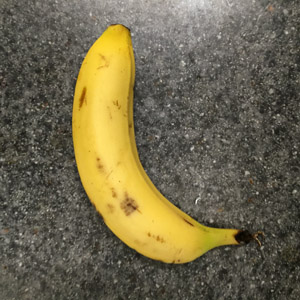
%> input picture Fruit Test Images/1.JPG, 300 x 300 px
$ octave --eval "result = SegFruit(imread('Fruit Test Images/1.JPG'));"   (GNU Octave 9; MATLAB toolbox functions it lacks are replaced by stand-ins)
%> lines starting %> are read from the running program, lines starting %| are printed output that depends on the picture
### rgb2hcm.m
function J=rgb2hcm(RGB)
if(size(RGB,3)==1)
    I=RGB;
else
    RGB64=imresize(RGB,[64 64]);
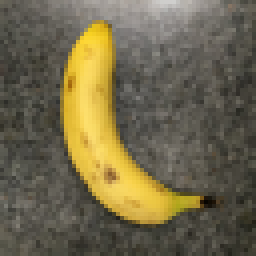
%> RGB64: size 64x64x3 double (shown 4 times larger); mean R, G, B 0.439, 0.406, 0.299
    k=fminsearch('StdMonochrome',[1 1],[ ],RGB64);
%> k = [64.94 -56.18]

    I=k(1)*RGB(:,:,1)+k(2)*RGB(:,:,3);
end
J=I-min(I(:));
J=J/max(J(:));
n=fix(size(J,1)/4);
%> n = 75
if (mean2(J(1:n,1:n))>0.3)
    J=1-J;
end
end

### StdMonochrome.m
function s=StdMonochrome(k,RGB)
I=k(1)*RGB(:,:,1)+k(2)*RGB(:,:,2)+RGB(:,:,3);
s=-std2(I)/(max(I(:))-min(I(:)));
end

### SegFruit.m
function [R,E,J]=SegFruit(I,p)
J=rgb2hcm(double(I)/256);
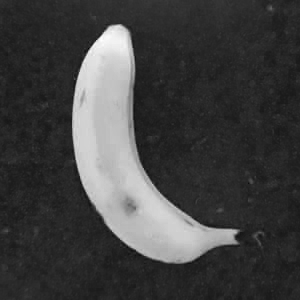
%> J: size 300x300 double; min 0, max 1, mean 0.256
t=graythresh(J);
%> t = 0.451
K=J;
K(J<t)=0;
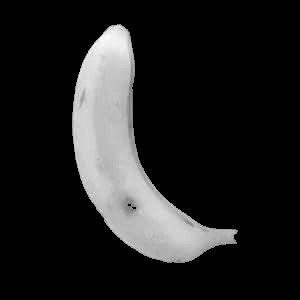
%> K: size 300x300 double; min 0, max 1, mean 0.129

%if (exist('p'))
%    p=-0.05;
%end
%> (the run ends here)

$ run again, on Fruit Test Images/2.JPG
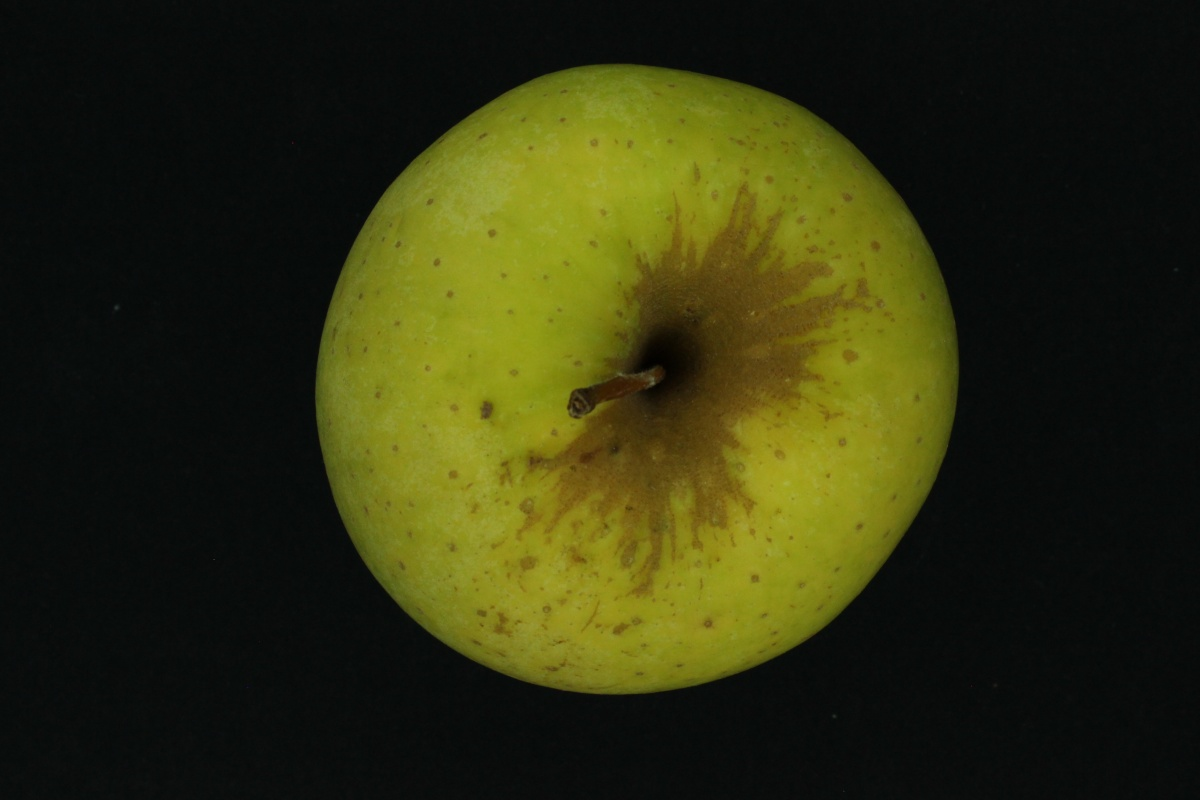
%> input picture Fruit Test Images/2.JPG, 1200 x 800 px
%> in rgb2hcm, `RGB64=imresize(RGB,[64 64]);`:
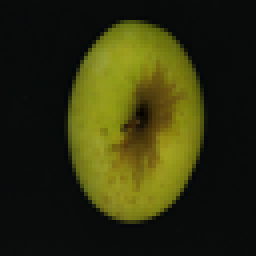
%> RGB64: size 64x64x3 double (shown 4 times larger); mean R, G, B 0.181, 0.187, 0.058
%> k = [7429.7 2299.6]
%> t = 0.38
%> in SegFruit, `K(J<t)=0;`:
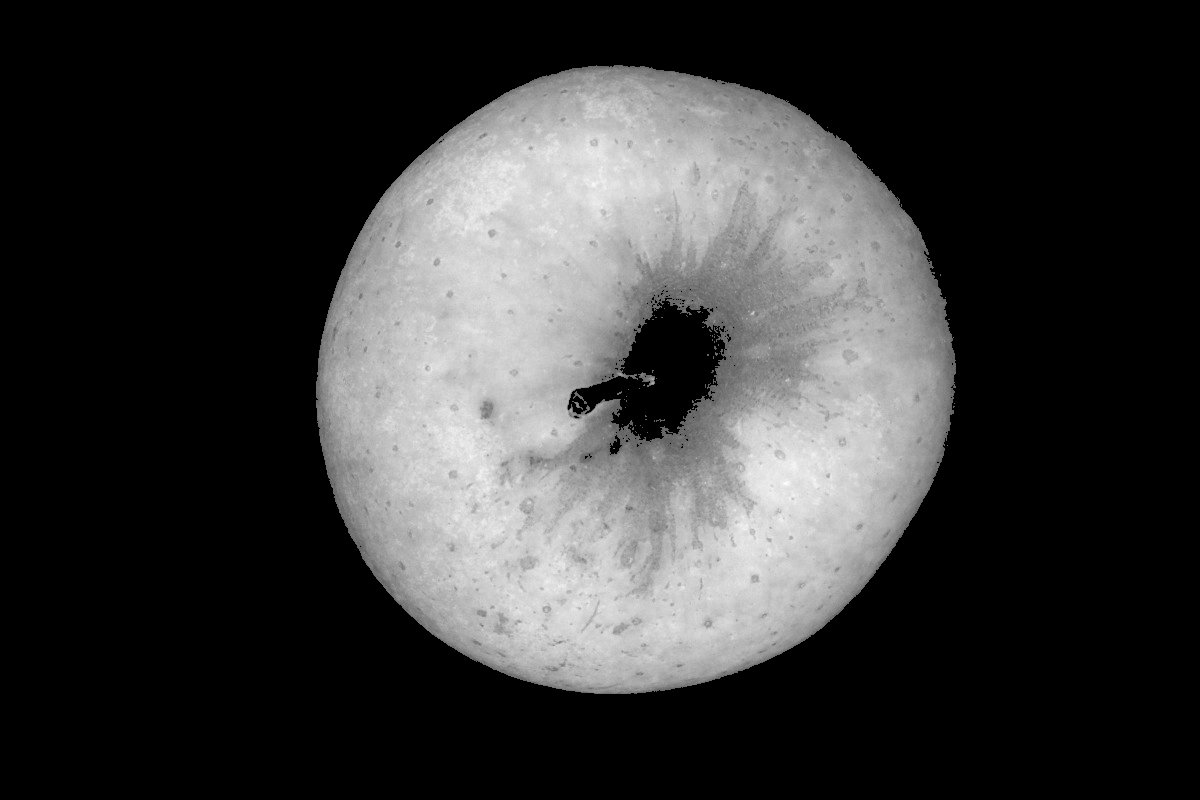
%> K: size 800x1200 double; min 0, max 1, mean 0.221

$ run again, on Fruit Test Images/3.JPG
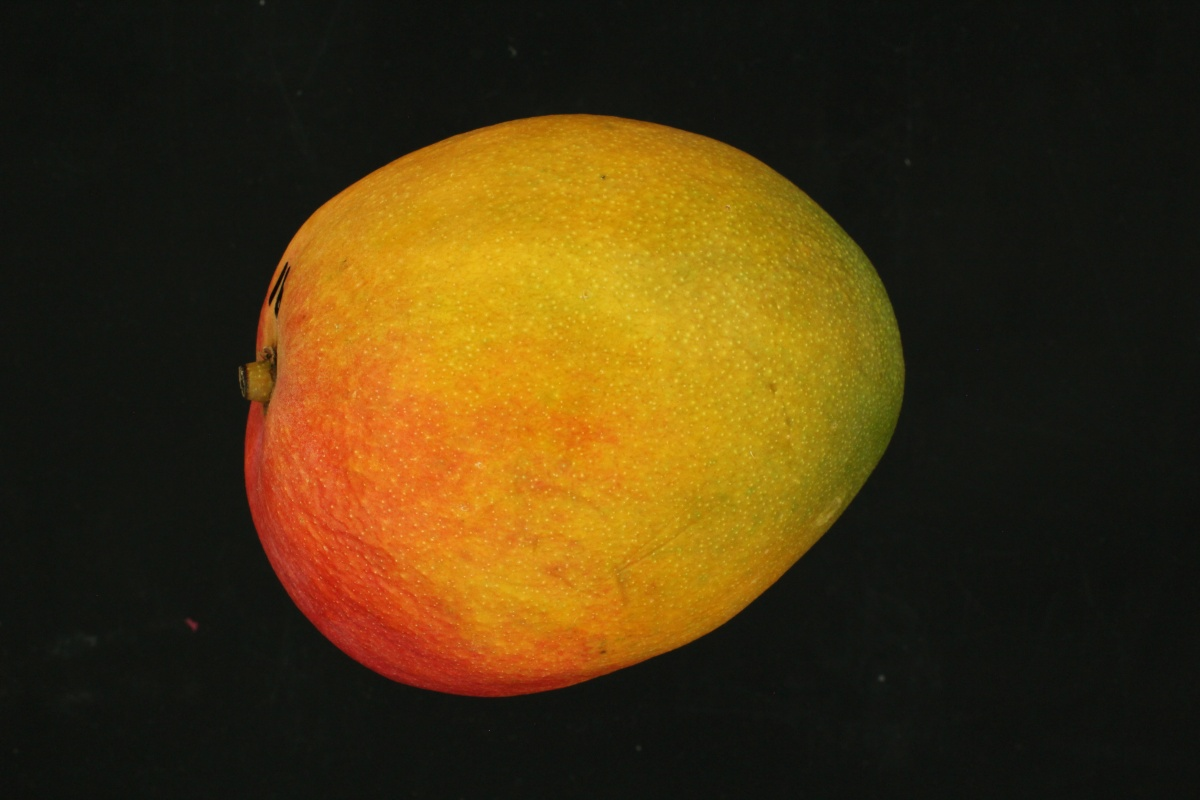
%> input picture Fruit Test Images/3.JPG, 1200 x 800 px
%> in rgb2hcm, `RGB64=imresize(RGB,[64 64]);`:
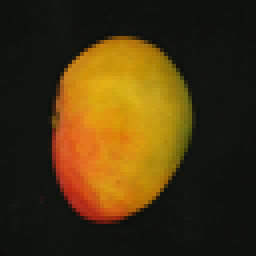
%> RGB64: size 64x64x3 double (shown 4 times larger); mean R, G, B 0.283, 0.206, 0.0649
%> k = [4.2e+12 2.22e+11]
%> in SegFruit, `J=rgb2hcm(double(I)/256);`:
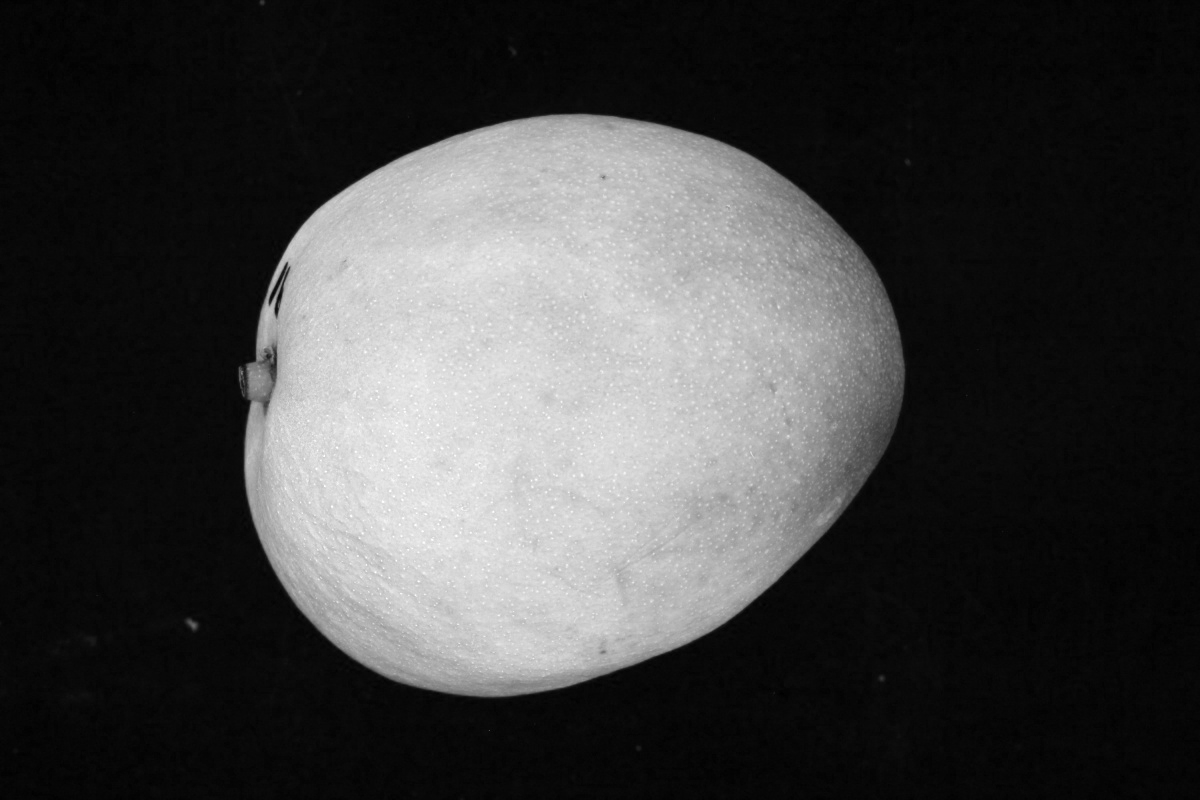
%> J: size 800x1200 double; min 0, max 1, mean 0.255
%> t = 0.396

$ run again, on Fruit Test Images/4.jpg
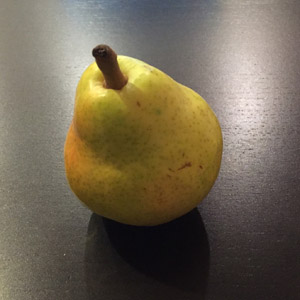
%> input picture Fruit Test Images/4.jpg, 300 x 300 px
%> k = [-0.324 0.31]
%> in SegFruit, `J=rgb2hcm(double(I)/256);`:
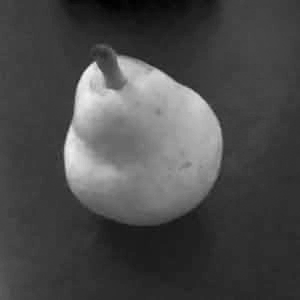
%> J: size 300x300 double; min 0, max 1, mean 0.291
%> t = 0.404
%> in SegFruit, `K(J<t)=0;`:
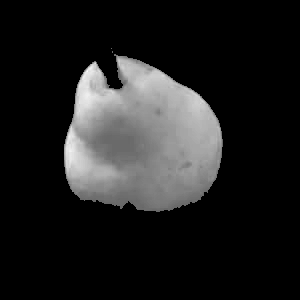
%> K: size 300x300 double; min 0, max 1, mean 0.126
